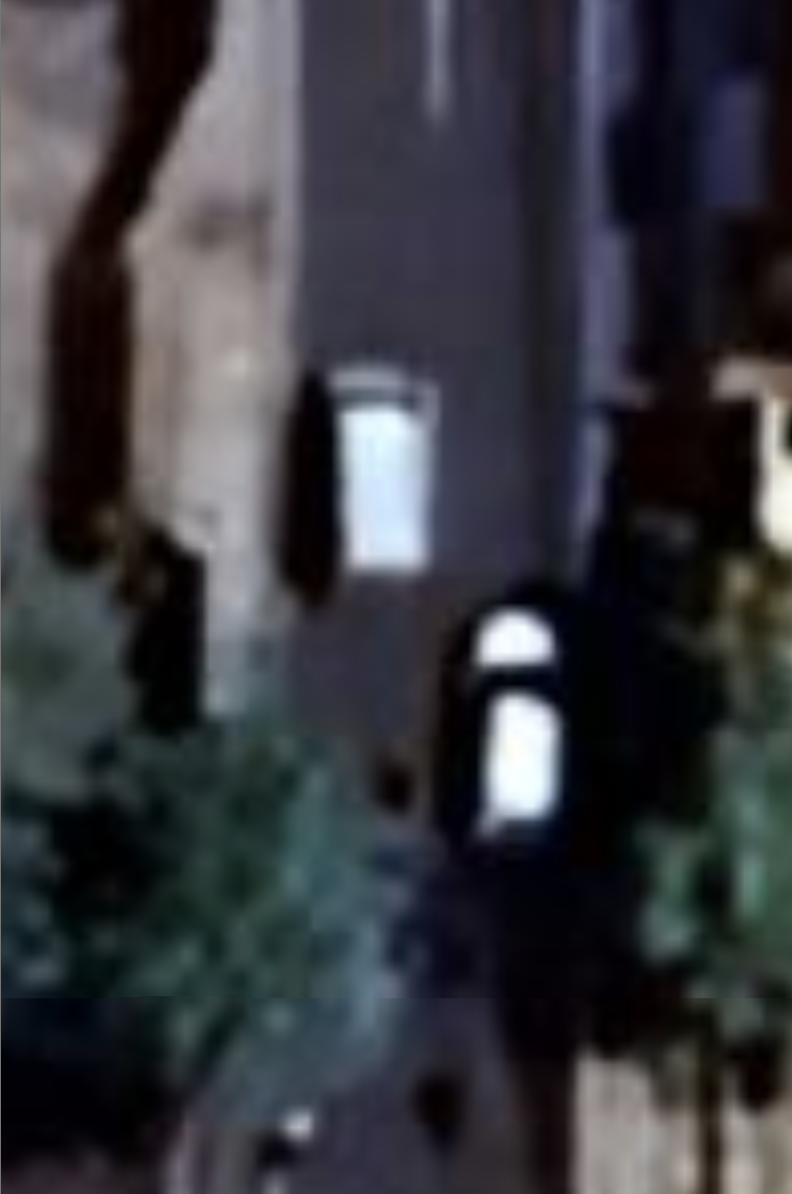
#> input picture spatial_ai/images/mobil2.jpg, 792 x 1194 px
$ python detect_pipeline.py
#> lines starting #> are read from the running program, lines starting #| are printed output that depends on the picture; after the words box and inside, x2 and y2 are one past the last pixel; in counts of white or black regions, pixels touching at a corner belong together
#> in main, image is the input picture: shape (1194, 792, 3); mean B, G, R 62.9, 57.2, 56.3
import cv2
import json
import os

IMAGE_PATH = "images/mobil2.jpg"
OUTPUT_GEOJSON = "output/detections.geojson"
OUTPUT_IMAGE = "output/detection_result.jpg"
MANUAL_DETECTIONS = [
    {"bbox": [330, 370, 435, 585], "class_name": "car", "confidence": 0.95},
    {"bbox": [465, 605, 560, 835], "class_name": "car", "confidence": 0.96}
]

MANUAL_GEO_POINTS = [
    {"lon": 106.811678, "lat": -6.315336},
    {"lon": 106.811700, "lat": -6.315378}
]

def draw_detections(image, detections, output_path):
#> called with output_path = 'output/detection_result.jpg'
    img_copy = image.copy()

    for det in detections:
        x1, y1, x2, y2 = det["bbox"]
        class_name = det["class_name"]
        confidence = det["confidence"]

        cv2.rectangle(img_copy, (x1, y1), (x2, y2), (0, 255, 0), 2)
        cv2.putText(
            img_copy,
            f"{class_name} ({confidence:.2f})",
            (x1, max(y1 - 10, 20)),
            cv2.FONT_HERSHEY_SIMPLEX,
            0.5,
            (0, 255, 0),
            2
        )
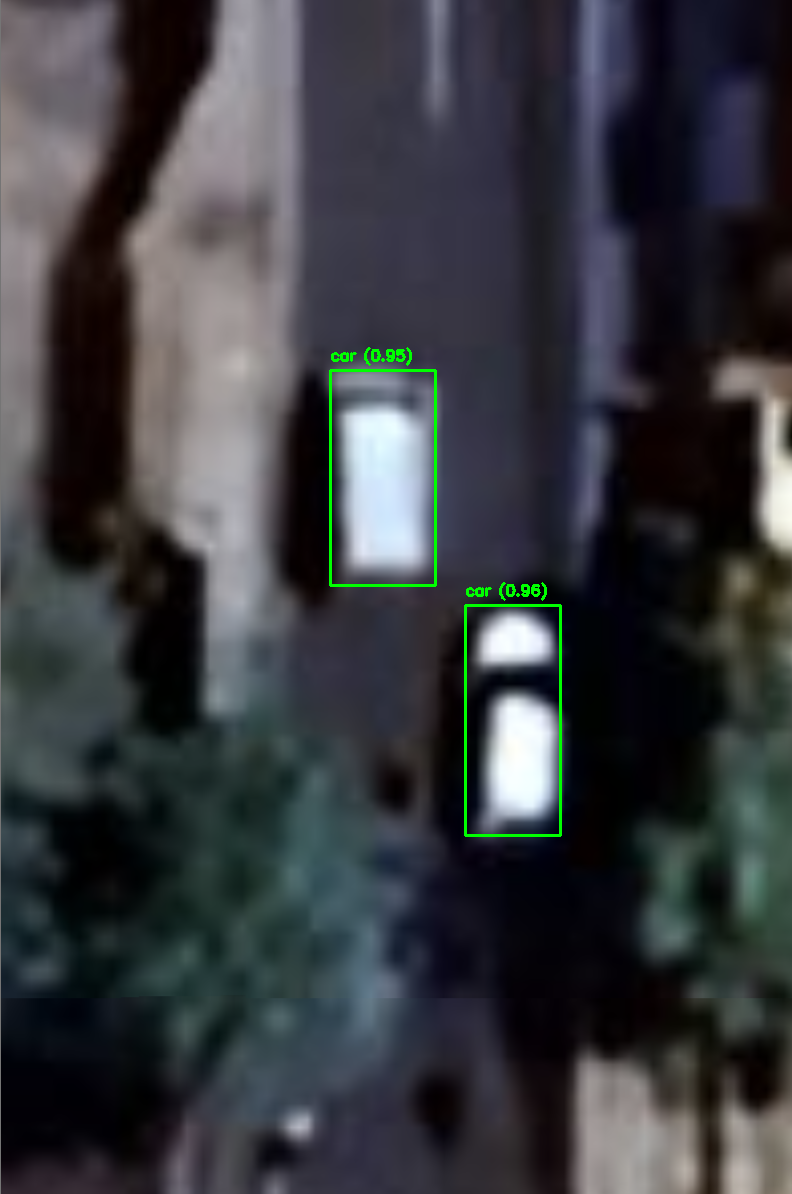
#> img_copy: shape (1194, 792, 3); 0.53% of pixels changed, all inside (x1, y1, x2, y2) = (329, 347, 562, 837)

    cv2.imwrite(output_path, img_copy)

def export_to_geojson(detections, geo_points, output_path):
#> called with output_path = 'output/detections.geojson'
    geojson = {
        "type": "FeatureCollection",
        "features": []
    }

    for i, (det, geo) in enumerate(zip(detections, geo_points), start=1):
        feature = {
            "type": "Feature",
            "geometry": {
                "type": "Point",
                "coordinates": [geo["lon"], geo["lat"]]
            },
            "properties": {
                "id": i,
                "class_name": det["class_name"],
                "confidence": det["confidence"]
            }
        }
        geojson["features"].append(feature)

    with open(output_path, "w") as f:
        json.dump(geojson, f, indent=2)

def main():
    os.makedirs("output", exist_ok=True)

    image = cv2.imread(IMAGE_PATH)
    if image is None:
        raise FileNotFoundError(f"Gagal membaca citra: {IMAGE_PATH}")

    draw_detections(image, MANUAL_DETECTIONS, OUTPUT_IMAGE)
    export_to_geojson(MANUAL_DETECTIONS, MANUAL_GEO_POINTS, OUTPUT_GEOJSON)

    print(f"Jumlah deteksi: {len(MANUAL_DETECTIONS)}")
    print(f"Hasil gambar: {OUTPUT_IMAGE}")
    print(f"Hasil GeoJSON: {OUTPUT_GEOJSON}")

if __name__ == "__main__":
    main()

$ run again, with spatial_ai/images/aerial_image.jpg copied over spatial_ai/images/mobil2.jpg
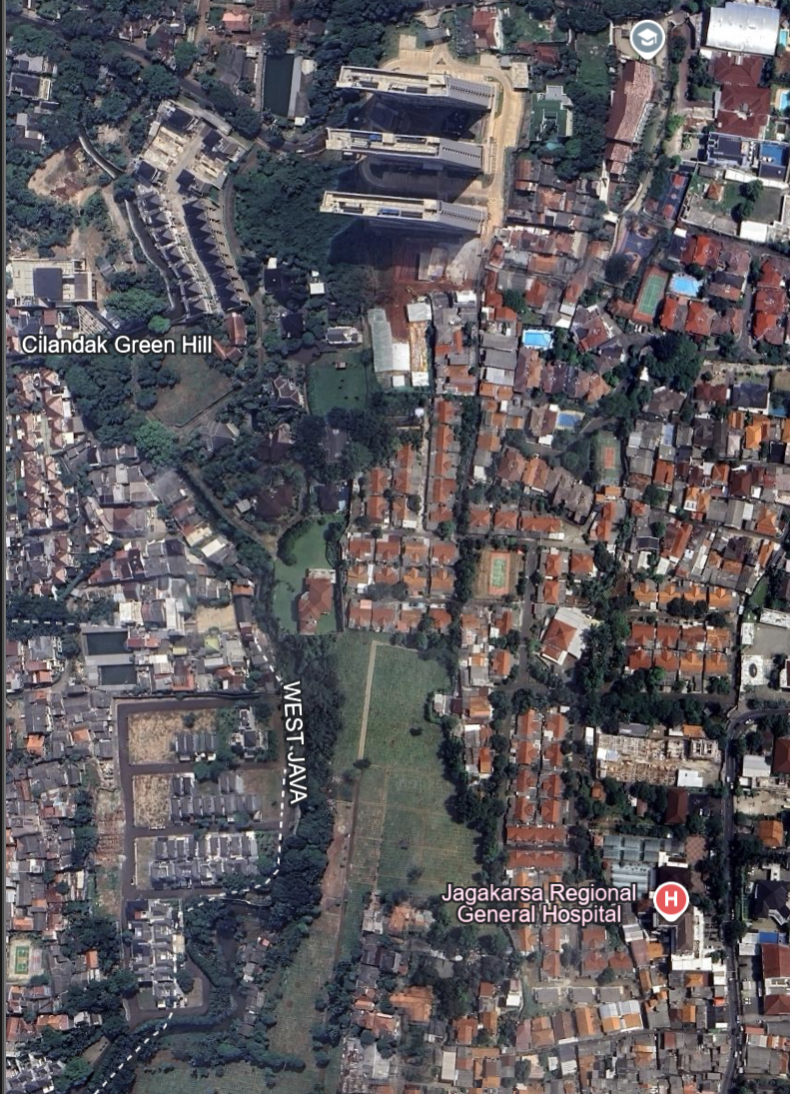
#> input picture spatial_ai/images/aerial_image.jpg, 790 x 1094 px
#> in main, image is the input picture: shape (1094, 790, 3); mean B, G, R 94.5, 89.7, 93.3
#> after the loop in draw_detections, `for det in detections:`:
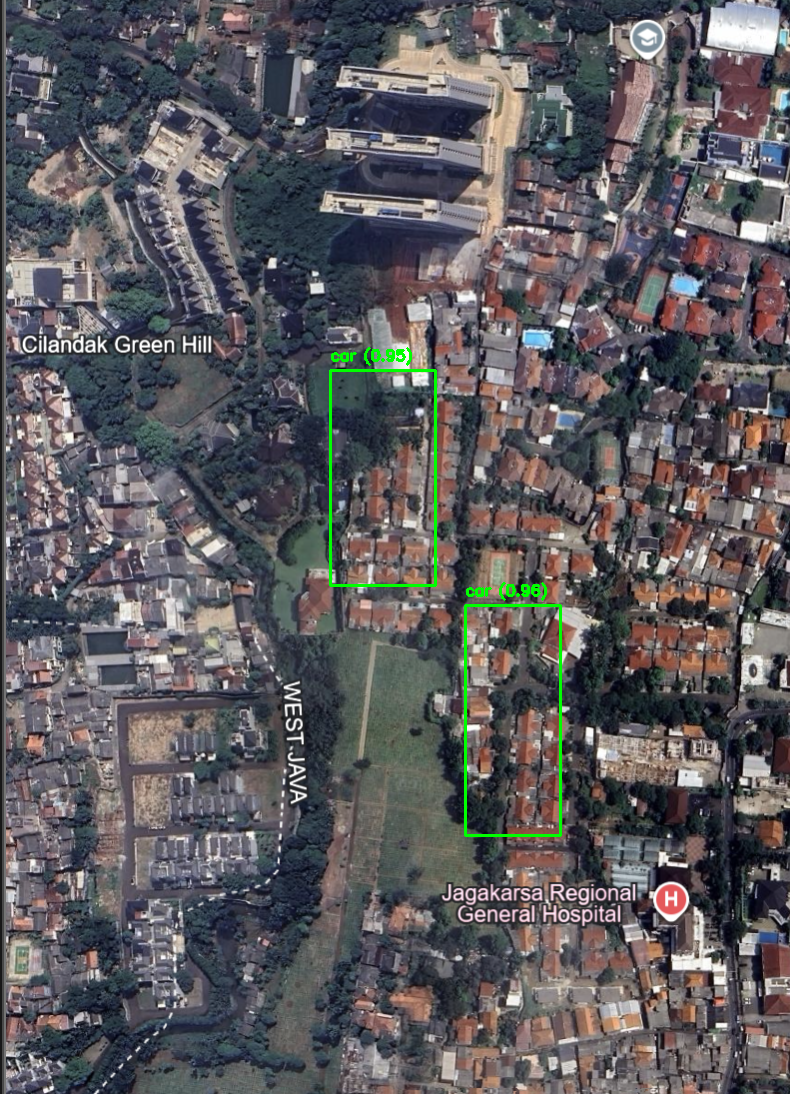
#> img_copy: shape (1094, 790, 3); 0.58% of pixels changed, all inside (x1, y1, x2, y2) = (329, 347, 562, 837)

$ run again, with spatial_ai/images/mobil.jpg copied over spatial_ai/images/mobil2.jpg
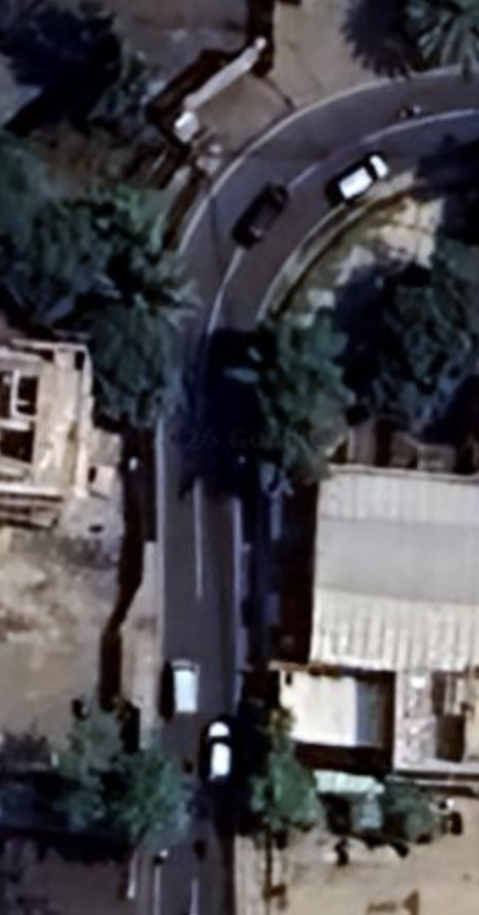
#> input picture spatial_ai/images/mobil.jpg, 479 x 915 px
#> in main, image is the input picture: shape (915, 479, 3); mean B, G, R 77.1, 72.9, 74
#> after the loop in draw_detections, `for det in detections:`:
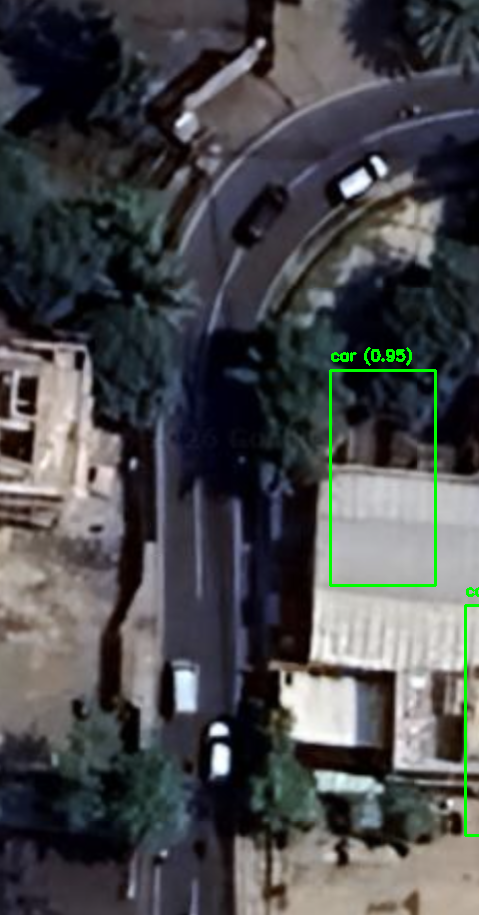
#> img_copy: shape (915, 479, 3); 0.76% of pixels changed, all inside (x1, y1, x2, y2) = (329, 347, 479, 837)
